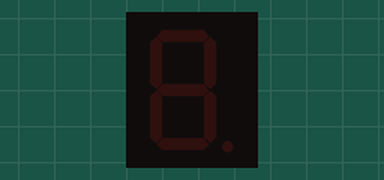
The sketch below on a simulated Arduino Uno, built with avr-gcc and run on an emulated ATmega328P. Parts: 1-digit seven-segment display. Wiring (inferred from the names in the program): 1-digit 7-segment display, segments lit when LOW: segments pin 5, pin 6, pin 7, pin 8, pin 9, pin 10, pin 11. The segment pins are drawn as the display they are named for.

Above: at 0.1 s.
At 1.1 s:
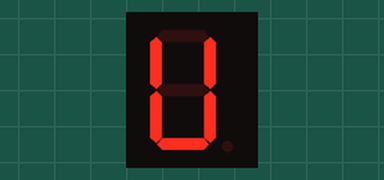
At 1.6 s:
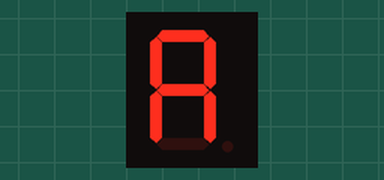
At 2.1 s:
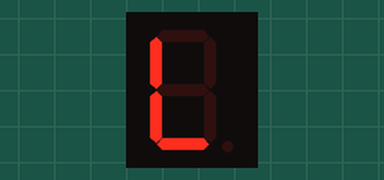
At 2.6 s:
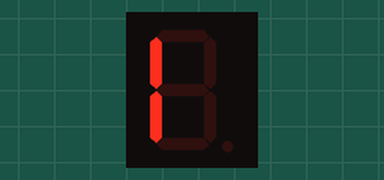
At 3.1 s:
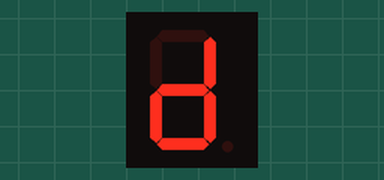

Measured:
- by itself, everything shown: repeats every 3.5 s, in 7 steps
- what the display in image 1 shows lasts 0.5 s, from 1.0 s to 1.5 s

The sketch:

001_Nom.ino
```cpp
/**********************************************************************************
**                                                                               **
**                            Display de 7 segments                              **
**                                                                               **
**                                                                               **
**********************************************************************************/

//********** Includes *************************************************************

//********** Variables ************************************************************
const int A = 5;
const int B = 6;
const int C = 7;
const int D = 8;
const int E = 9;
const int F = 10;
const int G = 11;


void setup()
{

   pinMode(A, OUTPUT);
   pinMode(B, OUTPUT);
   pinMode(C, OUTPUT);
   pinMode(D, OUTPUT);
   pinMode(E, OUTPUT);
   pinMode(F, OUTPUT);
   pinMode(G, OUTPUT);

}

void loop()
{
  // RES
  digitalWrite(A, HIGH);
  digitalWrite(B, HIGH);
  digitalWrite(C, HIGH);
  digitalWrite(D, HIGH);
  digitalWrite(E, HIGH);
  digitalWrite(F, HIGH);
  digitalWrite(G, HIGH);

  delay(500);

  // O
  digitalWrite(A, LOW);
  digitalWrite(B, LOW);
  digitalWrite(C, LOW);
  digitalWrite(D, LOW);
  digitalWrite(E, LOW);
  digitalWrite(F, LOW);
  digitalWrite(G, HIGH);

  delay(500);

  // U
  digitalWrite(A, HIGH);
  digitalWrite(B, LOW);
  digitalWrite(C, LOW);
  digitalWrite(D, LOW);
  digitalWrite(E, LOW);
  digitalWrite(F, LOW);
  digitalWrite(G, HIGH);

  delay(500);

  // A
  digitalWrite(A, LOW);
  digitalWrite(B, LOW);
  digitalWrite(C, LOW);
  digitalWrite(D, HIGH);
  digitalWrite(E, LOW);
  digitalWrite(F, LOW);
  digitalWrite(G, LOW);

  delay(500);

  // L
  digitalWrite(A, HIGH);
  digitalWrite(B, HIGH);
  digitalWrite(C, HIGH);
  digitalWrite(D, LOW);
  digitalWrite(E, LOW);
  digitalWrite(F, LOW);
  digitalWrite(G, HIGH);

  delay(500);

  // I
  digitalWrite(A, HIGH);
  digitalWrite(B, HIGH);
  digitalWrite(C, HIGH);
  digitalWrite(D, HIGH);
  digitalWrite(E, LOW);
  digitalWrite(F, LOW);
  digitalWrite(G, HIGH);

  delay(500);

  // D
  digitalWrite(A, HIGH);
  digitalWrite(B, LOW);
  digitalWrite(C, LOW);
  digitalWrite(D, LOW);
  digitalWrite(E, LOW);
  digitalWrite(F, HIGH);
  digitalWrite(G, LOW);

  delay(500);

}
```
